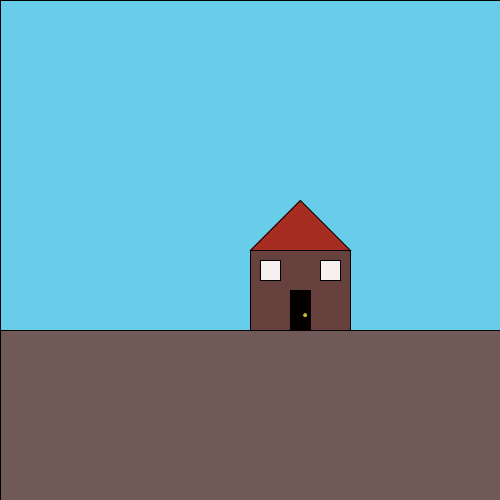
Frame 1 (no input)
Frame 60 (the mouse pressed at the canvas centre just before this capture): identical to frame 1, image omitted
Frame 120 (the mouse held since frame 60 and released just before this capture): identical to frame 1, image omitted

The Processing sketch that drew this single still picture (run headless with seeded random() and noise(); from frame 60 on, the mouse is pressed at the canvas centre):

// Processing sketch: sketch_180716a
// ── sketch_180716a.pde
void setup() {
  size(500, 500);
  
}

void draw() {
  fill(#6F5A58);
  rect(0,330,500,250);
  fill(#67CDE8);
  rect(0,0,500,330);
  fill(#A72D22);
  triangle(250,250,300,200,350,250);
  fill(#67413D);
  rect(250,250,100,80);
  fill(#F7F0F0);
  rect(260,260,20,20);
  rect(320,260,20,20);
  fill(#050000);
  rect(290,290,20,40);
  fill(#CBBA33);
  ellipse(305,315,5,5);
}
